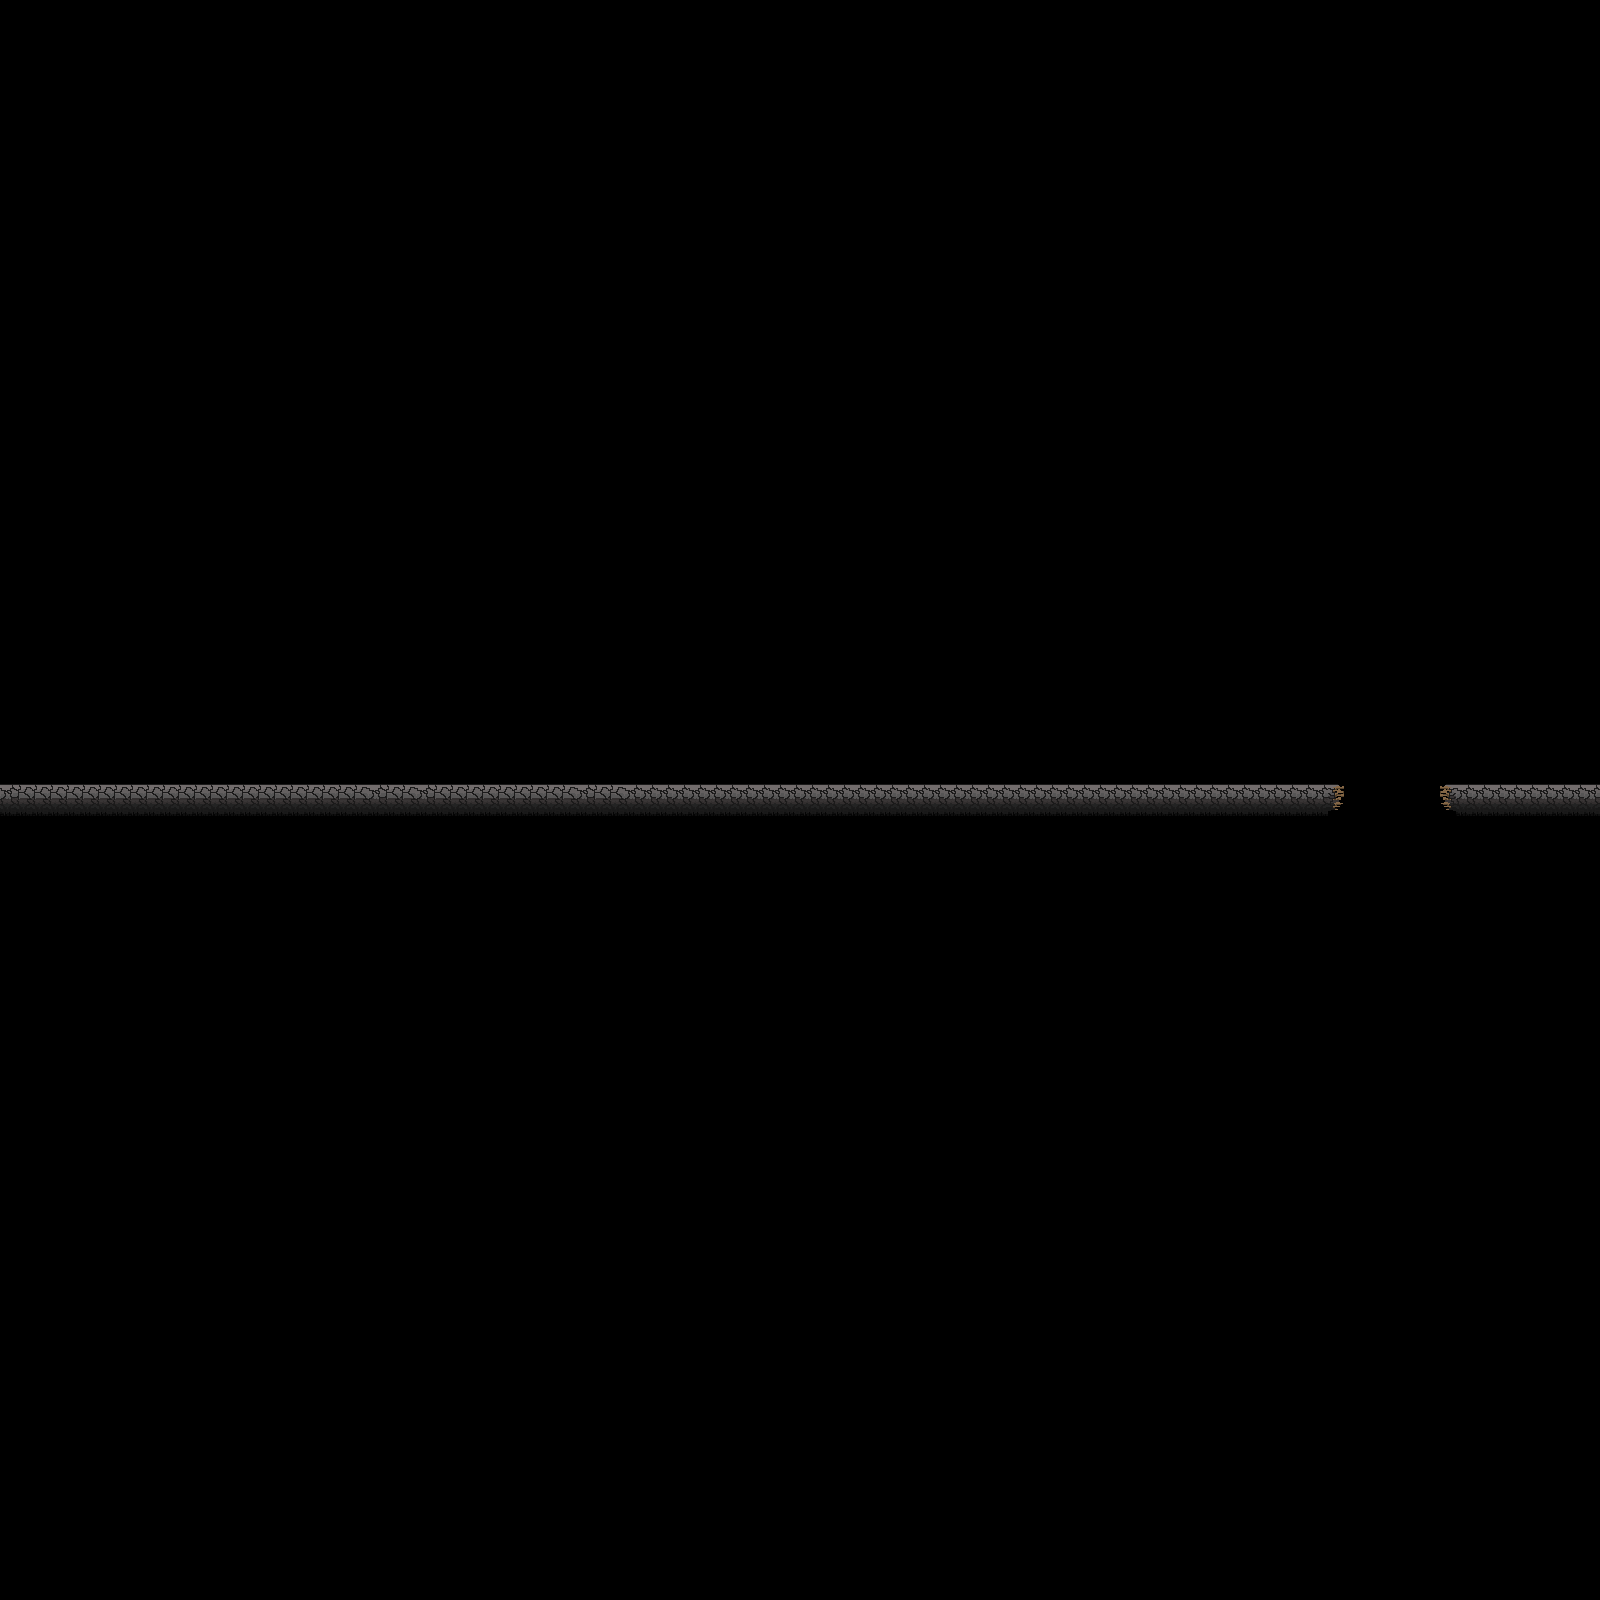

A level layout from a 2D game, rendered from its tile map. Below: a short description, then the map file with tile-grid data replaced by summaries:
An orthogonal 100x100 tile map with 16x16 px tiles, 4 tile layers (background, backgroundPar, background3, midleground) and 7 objects (4x creatureObj, 2x floor, staticObj).

<map version="1.5" tiledversion="1.7.0" orientation="orthogonal" renderorder="right-down" width="100" height="100" tilewidth="16" tileheight="16" infinite="0" nextlayerid="6" nextobjectid="85">
 <tileset firstgid="1" source="tilesetMidlegr.tsx" />
 <layer id="4" name="background" width="100" height="100">
  <data>[10000 cells, 0 non-empty, 0 distinct tile ids]</data>
 </layer>
 <layer id="3" name="backgroundPar" width="100" height="100">
  <data>[10000 cells, 0 non-empty, 0 distinct tile ids]</data>
 </layer>
 <layer id="1" name="background3" width="100" height="100">
  <data>[10000 cells, 0 non-empty, 0 distinct tile ids]</data>
 </layer>
 <layer id="2" name="midleground" width="100" height="100">
  <data>[10000 cells, 188 non-empty, 5 distinct tile ids]</data>
 </layer>
 <objectgroup id="5" name="objectsLayer">
  <object id="1" name="hero" type="creatureObj" x="147.071" y="759.194">
   <properties>
    <property name="typeCreature" type="int" value="0" />
    <property name="typeWeapon" type="int" value="0" />
   </properties>
   <point />
  </object>
  <object id="3" name="floor" x="-175.765" y="784.613" width="1499.35" height="15.1061" />
  <object id="4" name="DeathZone" type="staticObj" x="-71.9775" y="1156.35" width="1713.95" height="19.3034">
   <properties>
    <property name="nextLevelOffsetX" type="float" value="-1" />
    <property name="nextLevelOffsetY" type="float" value="-1" />
   </properties>
  </object>
  <object id="81" name="floor" x="1445.34" y="785.947" width="255.33" height="15.1061" />
  <object id="82" name="kool-hash" type="creatureObj" x="410" y="753">
   <properties>
    <property name="typeBehavior" value="wait" />
    <property name="typeCreature" type="int" value="1" />
    <property name="typeWeapon" type="int" value="2" />
   </properties>
   <point />
  </object>
  <object id="83" name="erene-doo" type="creatureObj" x="321" y="753">
   <properties>
    <property name="typeBehavior" value="wait" />
    <property name="typeCreature" type="int" value="2" />
    <property name="typeWeapon" type="int" value="2" />
   </properties>
   <point />
  </object>
  <object id="84" name="goo-zoo" type="creatureObj" x="222" y="748">
   <properties>
    <property name="typeBehavior" value="wait" />
    <property name="typeCreature" type="int" value="3" />
    <property name="typeWeapon" type="int" value="2" />
   </properties>
   <point />
  </object>
 </objectgroup>
</map>
